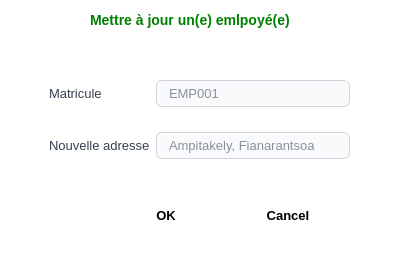
<?xml version="1.0" encoding="UTF-8"?>
<ui version="4.0">
 <class>updateEmployeDialog</class>
 <widget class="QDialog" name="updateEmployeDialog">
  <property name="geometry">
   <rect>
    <x>0</x>
    <y>0</y>
    <width>400</width>
    <height>264</height>
   </rect>
  </property>
  <property name="windowTitle">
   <string>Modifié</string>
  </property>
  <property name="styleSheet">
   <string notr="true">QDialog {
    background-color: #FFFFFF;
}

QLineEdit, QComboBox {
    border: 1px solid #D1D5DB;
    background-color: #F9FAFB;
    border-radius: 6px;
    padding: 4px 10px;
    color: #1F2937;
    font-size: 13px;
    selection-background-color: #2563EB;
}

QLineEdit:hover, QComboBox:hover {
    border: 1px solid #94A3B8;
}

QLineEdit:focus, QComboBox:focus {
    border: 1px solid #2563EB;
    background-color: #FFFFFF;
}

QLineEdit:disabled, QComboBox:disabled {
    background-color: #F3F4F6;
    color: #9CA3AF;
    border: 1px solid #E5E7EB;
}

QLabel {
    color: #374151;
    font-size: 13px;
    background-color: transparent;
}</string>
  </property>
  <widget class="QWidget" name="formLayoutWidget">
   <property name="geometry">
    <rect>
     <x>49</x>
     <y>80</y>
     <width>301</width>
     <height>101</height>
    </rect>
   </property>
   <layout class="QFormLayout" name="formLayout">
    <property name="verticalSpacing">
     <number>25</number>
    </property>
    <item row="0" column="0">
     <widget class="QLabel" name="matriculeLabel">
      <property name="text">
       <string>Matricule</string>
      </property>
     </widget>
    </item>
    <item row="1" column="0">
     <widget class="QLabel" name="nouvelleAdresseLabel">
      <property name="text">
       <string>Nouvelle adresse</string>
      </property>
     </widget>
    </item>
    <item row="1" column="1">
     <widget class="QLineEdit" name="nouvelleAdresseLineEdit">
      <property name="placeholderText">
       <string>Ampitakely, Fianarantsoa</string>
      </property>
     </widget>
    </item>
    <item row="0" column="1">
     <widget class="QLineEdit" name="matriculeLineEdit">
      <property name="placeholderText">
       <string>EMP001</string>
      </property>
     </widget>
    </item>
   </layout>
  </widget>
  <widget class="QDialogButtonBox" name="buttonBoxUpdateEmploye">
   <property name="geometry">
    <rect>
     <x>85</x>
     <y>200</y>
     <width>261</width>
     <height>31</height>
    </rect>
   </property>
   <property name="styleSheet">
    <string notr="true">QDialogButtonBox {
    background-color: transparent;
    border: none;
    padding: 10px 0px;
}

QDialogButtonBox QPushButton {
    min-width: 100px;
    min-height: 20px;
    padding: 4px 8px;
    border-radius: 6px;
    font-size: 13px;
    font-weight: 600;
    border: none;
}

/* Bouton OK */
QDialogButtonBox QPushButton[text=&quot;OK&quot;] {
	
	background-color: rgb(85, 170, 0);
    color: white;
}

QDialogButtonBox QPushButton[text=&quot;OK&quot;]:hover {
   
	background-color: rgb(0, 170, 0);
}


/* Bouton Annuler */
QDialogButtonBox QPushButton[text=&quot;Cancel&quot;] {
    background-color: #E5E7EB;
    color: #374151;
}

QDialogButtonBox QPushButton[text=&quot;Cancel&quot;]:hover {
    background-color: #D1D5DB;
}

QDialogButtonBox QPushButton:pressed {
    padding-top: 10px;
}</string>
   </property>
   <property name="standardButtons">
    <set>QDialogButtonBox::StandardButton::Cancel|QDialogButtonBox::StandardButton::Ok</set>
   </property>
  </widget>
  <widget class="QLabel" name="label_2">
   <property name="geometry">
    <rect>
     <x>90</x>
     <y>10</y>
     <width>211</width>
     <height>20</height>
    </rect>
   </property>
   <property name="styleSheet">
    <string notr="true">color: green;
font-weight: bold;
font-size: 14px;</string>
   </property>
   <property name="text">
    <string>Mettre à jour un(e) emlpoyé(e)</string>
   </property>
  </widget>
 </widget>
 <resources/>
 <connections/>
</ui>
